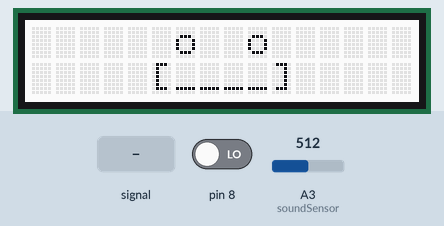
Recording of a sketch running on a simulated Arduino Uno, built with avr-gcc and run on an emulated ATmega328P. Parts: 16×2 character LCD. Inputs (shaded band) come from the test bench; at power-on: A3 (soundSensor) = 512, pin 8 LOW. What the sketch prints to the serial monitor is not drawn.

Above: at 1.6 s.
1.7 s: A3 (soundSensor) fed a 200 Hz sine of ±460 counts around its level
At 5.0 s:
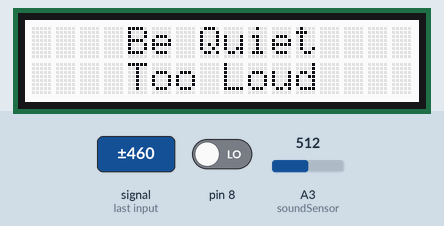
5.9 s: A3 (soundSensor) set to 716
7.9 s: A3 (soundSensor) set to 789
10.9 s: A3 (soundSensor) set to 818
Timing chart, 0 to 13.9 s (numbered marks = the images above; inputs shaded):
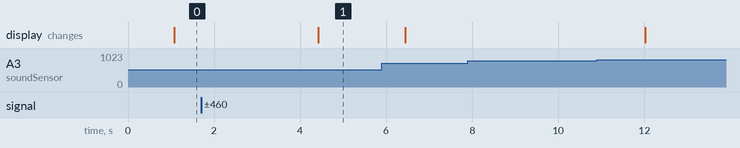

The sketch:

soundWithLCD.ino
```cpp
# include <Wire.h>
# include "rgb_lcd.h"

rgb_lcd lcd;

const int soundSensor = A3;
const int threshold = 800; // 800 normal, 1000 for library environment

void setup() {
  pinMode(soundSensor, INPUT); // Sound sensor set as input
  lcd.begin(16, 2);

  Serial.begin(9600); // Start serial communication at 9600 bps
}

void loop() {
  int sensorValue = analogRead(soundSensor); // Read analog value from A3 pin
  int digitalValue = digitalRead(8);
  Serial.print("Analog: ");
  Serial.print(sensorValue);
  Serial.print(", Digital: ");
  Serial.println(digitalValue);
  delay(1000);

  if(sensorValue > threshold){
    lcd.clear();
    lcd.setCursor(4, 0);
    lcd.print("Be Quiet");
    lcd.setCursor(4, 2);
    lcd.print("Too Loud");

    // Serial.println("This is the sound value:");
    // Serial.println(sensorValue);
    Serial.println("Sound exceeds the threshold!");
    // Serial.println();
    delay(1000);
  }
  else{
    lcd.clear();
    lcd.setCursor(6, 0);
    lcd.print("o  o");
    lcd.setCursor(5, 1);
    lcd.print("[____]");
    delay(100);
  }
}
```

Measured:
- after the input at 1.7 s, the display: changes after 2.7 s (image 1)
- after the input at 7.9 s, every drawn part: stays the same
